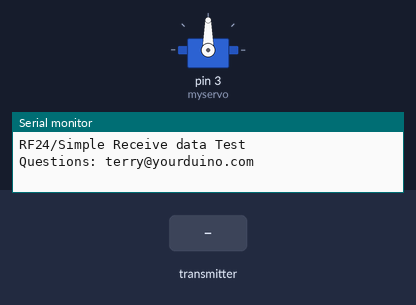
This sketch was run on a simulated Arduino Uno, built with avr-gcc and run on an emulated ATmega328P. Parts: servo, the last lines printed to the serial monitor. Inputs (shaded band) come from the test bench. No radio packets arrive unless stated.

Above: at 2.2 s.
2.3 s: the transmitter starts sending dataReceived = 0
At 2.45 s:
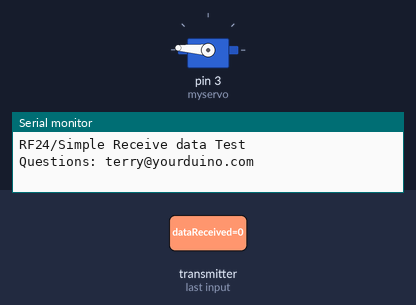
5.3 s: the transmitter starts sending dataReceived = 256
At 7.87 s:
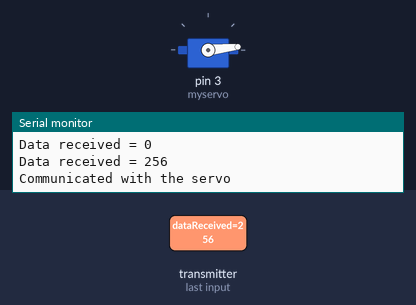
Timing chart, 0 to 14.3 s (numbered marks = the images above; inputs shaded):
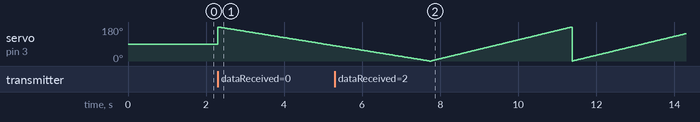

The sketch:

receive.ino
```cpp
// - CE to Arduino pin 9

// - CSN to Arduino pin 10
// NRF before setup code
#include <SPI.h>   // Comes with Arduino IDE
#include "RF24.h"  // Download and Install (See above)
#include <Servo.h>
Servo myservo;  // create servo object to control a servo
RF24 myRadio (9, 10); // "myRadio" is the identifier you will use in following methods
byte addresses[][6] = {"1Node"}; // Create address for 1 pipe.
int dataReceived;  // Data that will be received from the transmitter
// End Nrf before setup code

int pos = 0;    // variable to store the servo position
int buttonInput = 4;  // set the button input to pin 4
int buttonState = 0;  // create an int called buttonState
int reset = 0;     // create an int to help with reset


void setup() {
  // Use the serial Monitor (Symbol on far right). Set speed to 115200 (Bottom Right)
  Serial.begin(115200);
  delay(1000);
  Serial.println(F("RF24/Simple Receive data Test"));
  Serial.println(F("Questions: terry@yourduino.com"));

  myRadio.begin();  // Start up the physical nRF24L01 Radio
  myRadio.setChannel(108);  // Above most Wifi Channels
  // Set the PA Level low to prevent power supply related issues since this is a
  // getting_started sketch, and the likelihood of close proximity of the devices. RF24_PA_MAX is default.
  myRadio.setPALevel(RF24_PA_MIN);
  //  myRadio.setPALevel(RF24_PA_MAX);  // Uncomment for more power

  myRadio.openReadingPipe(1, addresses[0]); // Use the first entry in array 'addresses' (Only 1 right now)
  myRadio.startListening();

  myservo.attach(3);  // attaches the servo on pin 9 to the servo object
  pinMode(buttonInput, INPUT); // sets the button input as INPUT
  digitalWrite(buttonInput, HIGH); //sets the buttoninput of a button to HIGH


}


void loop() {
    // put your main code here, to run repeatedly:

    if ( myRadio.available()) // Check for incoming data from transmitter
    {
      //for (pos = 180; pos >= 0; pos -= 1) { // goes from 180 degrees to 0 degrees
          //in steps of 1 degree
          //myservo.write(pos);              // tell servo to go to position in variable 'pos'
          //delay(20);                       // waits 20ms for the servo to reach the position
          //if(pos == 0){
            //reset = 1;
          //}
      resetservo();
      }
      while(myRadio.available())  // While there is data ready
      {
        myRadio.read( &dataReceived, sizeof(dataReceived) ); // Get the data payload (You must have defined that already!)

        // DO something with the data, like print it
        Serial.print("Data received = ");
        Serial.println(dataReceived);
        if(dataReceived){       // checks if the button has been pressed
            Serial.println("Communicated with the servo");
            //myservo.write(180);          // rotates the servo 180 degrees
            moveservo();
            dataReceived = 0;
            //reset = 0;
              }
           }
         }
      //}

void resetservo(){
    for (pos = 180; pos >= 0; pos -= 1) { // goes from 180 degrees to 0 degrees
    myservo.write(pos);              // tell servo to go to position in variable 'pos'
    delay(30);                       // waits 15ms for the servo to reach the position
  }
}

void moveservo(){
    for (pos = 0; pos <= 180; pos += 1) { // goes from 0 degrees to 180 degrees
    // in steps of 1 degree
    myservo.write(pos);              // tell servo to go to position in variable 'pos'
    delay(20);                       // waits 15ms for the servo to reach the position
  }
}
```
